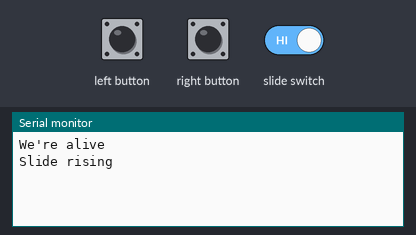
Bench run of a program on a simulated nRF52 board. Shown: the last lines printed to the serial monitor. The inputs (shaded band) are chosen by the test bench.

Above: at 3.2 s.
3.3 s: left button pressed for 0.15 s
At 4.1 s:
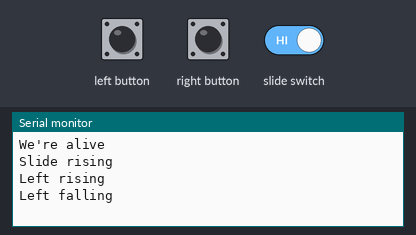
5.0 s: right button pressed for 0.15 s
At 6.4 s:
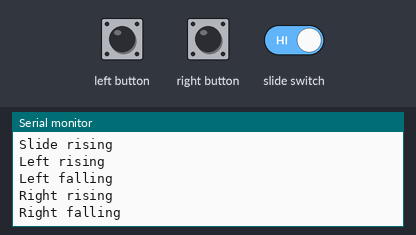
6.7 s: slide switch set LOW
At 7.2 s:
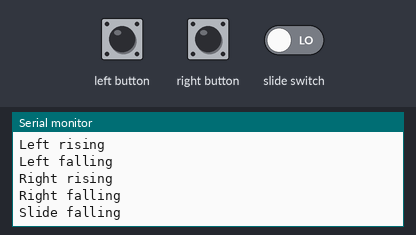

Measured:
- after the input at 3.3 s, the serial monitor: prints a new line after 0.05 s (image 1)
- after the input at 5.0 s, the serial monitor: prints a new line after 0.05 s (image 2)
- after the input at 6.7 s, the serial monitor: prints a new line after 0.05 s (image 3)

The program:

main.cpp
```cpp
#include <Arduino.h>
#include <Adafruit_CircuitPlayground.h>
#include <DebouncedButton.h>

void LeftRising(int8_t pin)
{
  Serial.println("Left rising");
}

void LeftFalling(int8_t pin)
{
  Serial.println("Left falling");
}

void RightRising(int8_t pin)
{
  Serial.println("Right rising");
}

void RightFalling(int8_t pin)
{
  Serial.println("Right falling");
}

void SlideRising(int8_t pin)
{
  Serial.println("Slide rising");
}

void SlideFalling(int8_t pin)
{
  Serial.println("Slide falling");
}

DebouncedButton btnLeft(CPLAY_LEFTBUTTON);
DebouncedButton btnRight(CPLAY_RIGHTBUTTON);
DebouncedButton btnSlide(CPLAY_SLIDESWITCHPIN);

void setup()
{
  // Start serial communication
  Serial.begin(115200);
  delay(2000);
  Serial.println("We're alive");

  pinMode(CPLAY_LEFTBUTTON, INPUT_PULLDOWN);
  pinMode(CPLAY_RIGHTBUTTON, INPUT_PULLDOWN);
  pinMode(CPLAY_SLIDESWITCHPIN, INPUT_PULLUP);

  btnLeft.RisingEdgeCallback = LeftRising;
  btnLeft.FallingEdgeCallback = LeftFalling;
  btnRight.RisingEdgeCallback = RightRising;
  btnRight.FallingEdgeCallback = RightFalling;
  btnSlide.RisingEdgeCallback = SlideRising;
  btnSlide.FallingEdgeCallback = SlideFalling;
}

void loop()
{
  btnLeft.Update();
  btnRight.Update();
  btnSlide.Update();

  if (btnLeft.IsHigh())
  {
  }
}
```
